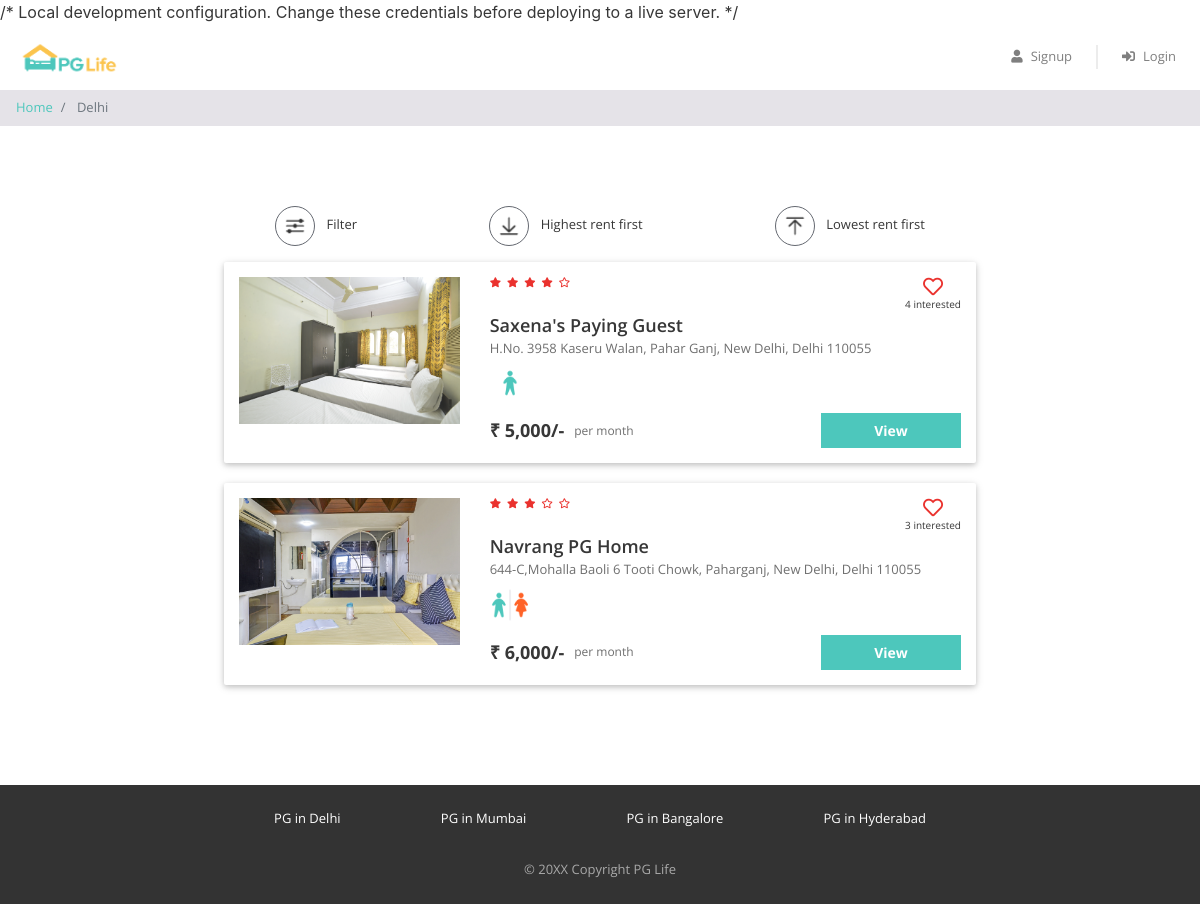
The app's page /property_list.php?city=Delhi with its own data.
### tables this page shows
CREATE TABLE `properties` (
  `id` int(11) NOT NULL,
  `city_id` int(11) NOT NULL,
  `name` varchar(100) NOT NULL,
  `address` varchar(255) NOT NULL,
  `description` longtext NOT NULL,
  `gender` enum('male','female','unisex') NOT NULL,
  `rent` int(11) NOT NULL,
  `rating_clean` float(2,1) NOT NULL,
  `rating_food` float(2,1) NOT NULL,
  `rating_safety` float(2,1) NOT NULL
);

### property_list.php (the view, shortened to what this page needs)
 <?php
require "includes/database_connect.php";
$city_name = trim($_GET['city']);
$sql = "SELECT * FROM cities WHERE LOWER(name)=LOWER('$city_name')";
$result = mysqli_query($conn, $sql);
$city = mysqli_fetch_assoc($result);
$city_id = $city['id'];
$order = "";
$sql = "SELECT * FROM properties WHERE city_id='$city_id'" . $order;
$result = mysqli_query($conn, $sql);
$properties = mysqli_fetch_all($result, MYSQLI_ASSOC);
?>
<!DOCTYPE html>
<html lang="en">
<head>
    <?php include "includes/head_links.php"; ?>
    <link href="css/property_list.css" rel="stylesheet">
</head>
<body>
<?php
include "includes/header.php";
?>
    <nav aria-label="breadcrumb">
        <ol class="breadcrumb py-2">
            <li class="breadcrumb-item">
                <a href="index.php">Home</a>
            </li>
            <li class="breadcrumb-item active" aria-current="page">
                <?php echo $city_name; ?>
            </li>
        </ol>
    </nav>
    <div class="page-container">
        <div class="filter-bar row justify-content-around">
            <div class="col-auto" data-toggle="modal" data-target="#filter-modal">
                <img src="img/filter.png" alt="filter" />
                <span>Filter</span>
            </div>
            <div class="col-auto">
    <a href="property_list.php?city=<?php echo urlencode($city_name); ?>&sort=high" style="text-decoration:none;color:inherit;">
        <img src="img/desc.png" alt="sort-desc" />
        <span>Highest rent first</span>
    </a>
</div>
            <div class="col-auto">
    <a href="property_list.php?city=<?php echo urlencode($city_name); ?>&sort=low" style="text-decoration:none;color:inherit;">
        <img src="img/asc.png" alt="sort-asc" />
        <span>Lowest rent first</span>
    </a>
</div>
        </div>
<?php
foreach ($properties as $property) {
    $property_images = glob("img/properties/" . $property['id'] . "/*");
    $sql = "SELECT COUNT(*) AS interested_users
            FROM interested_users_properties
            WHERE property_id=" . $property['id'];
    $result = mysqli_query($conn, $sql);
    $interested_users = mysqli_fetch_assoc($result);
?>
        <div class="property-card row">
            <div class="image-container col-md-4">
                <img src="<?php echo $property_images[0]; ?>" />
            </div>
            <div class="content-container col-md-8">
                <div class="row no-gutters justify-content-between">
                    <?php
$rating = (
    $property['rating_clean'] +
    $property['rating_food'] +
    $property['rating_safety']
) / 3;
?>
<div class="star-container" title="<?php echo round($rating, 1); ?>">
<?php
$fullStars = floor($rating);
for ($i = 1; $i <= 5; $i++) {
    if ($i <= $fullStars) {
        echo '<i class="fas fa-star"></i>';
    } else {
        echo '<i class="far fa-star"></i>';
    }
}
?>
</div>
                    <div class="interested-container">
                      <i id="interested-button-<?php echo $property['id']; ?>"
   class="is-interested-image far fa-heart interested-button"
   data-property="<?php echo $property['id']; ?>">
</i>
    <div class="interested-text">
    <span id="interested-user-count-<?php echo $property['id']; ?>">
        <?php echo $interested_users['interested_users']; ?>
    </span> interested
</div>
                    </div>
                </div>
                <div class="detail-container">
                   <div class="property-name">
    <?php echo $property['name']; ?>
</div>
                    <div class="property-address">
    <?php echo $property['address']; ?>
</div>
                    <div class="property-gender">
                       <img src="img/<?php echo $property['gender']; ?>.png" />
                    </div>
                </div>
                <div class="row no-gutters">
                    <div class="rent-container col-6">
                        <div class="rent">
    ₹ <?php echo number_format($property['rent']); ?>/-
</div>
                        <div class="rent-unit">per month</div>
                    </div>
                    <div class="button-container col-6">
                        <a href="property_detail.php?property_id=<?php echo $property['id']; ?>" class="btn btn-primary">
    View
</a>
                    </div>
                </div>
            </div>
                </div>
<?php
}
?>
</div>
    <div class="footer">
        <div class="page-container footer-container">
            <div class="footer-cities">
                <div class="footer-city">
                    <a href="property_list.php">PG in Delhi</a>
                </div>
                <div class="footer-city">
                    <a href="property_list.php">PG in Mumbai</a>
                </div>
                <div class="footer-city">
                    <a href="property_list.php">PG in Bangalore</a>
                </div>
                <div class="footer-city">
                    <a href="property_list.php">PG in Hyderabad</a>
                </div>
            </div>
            <div class="footer-copyright">© 20XX Copyright PG Life </div>
        </div>
    </div>
</body>
</html>

### css/common.css (style rules this page uses)
* { box-sizing: border-box; font-family: 'Open Sans', sans-serif; }
body { color: #373737; font-size: 16px; position: relative; }
.btn-primary, .btn-warning, .btn-danger { color: white; font-weight: bold; }
.breadcrumb { background-color: #e5e3e8; font-size: 13px; border-radius: 0px; margin-bottom: 0px; }
.page-container { max-width: 800px; padding: 80px 24px; margin: auto; }
.footer { background-color: #333333; font-size: 13px; }
.footer-container { padding: 24px; }
.footer-cities { display: flex; flex-wrap: wrap; justify-content: space-around; }
.footer-city { margin-bottom: 8px; text-align: center; }
.footer-city a { color: #ffffff; }
.footer-copyright { color: #a9a9a9; text-align: center; padding-top: 24px; }

### css/property_list.css (style rules this page uses)
.filter-bar > div { cursor: pointer; font-size: 13px; text-align: center; margin-bottom: 16px; }
.filter-bar img { width: 40px; height: 40px; border-radius: 40px; border: 1px solid #646870; padding: 6px; margin-right: 8px; }
.property-card { background-color: #ffffff; border-radius: 2px; padding: 15px 0px; margin: 0px auto 20px; box-shadow: 0 2px 5px 0 rgba(0, 0, 0, 0.16), 0 2px 10px 0 rgba(0, 0, 0, 0.12); }
.image-container { text-align: center; }
.image-container img { width: 100%; max-width: 300px; }
.star-container i { color: #EA322E; font-size: 10px; margin-right: 6px; }
.interested-container { text-align: center; }
.interested-container i { color: #EA322E; font-size: 20px; cursor: pointer; }
.interested-text { font-size: 10px; }
.detail-container { padding-bottom: 10px; }
.property-name { font-size: 18px; font-weight: 600; }
.property-address { color: #6f6f6f; font-size: 13px; padding-bottom: 5px; }
.property-gender img { width: 40px; }
.rent-container { display: flex; align-items: center; }
.rent { font-size: 18px; font-weight: bold; padding-right: 10px; }
.rent-unit { color: #6f6f6f; font-size: 12px; }
.button-container .btn { font-size: 14px; border-radius: 0px; width: 140px; float: right; }

### records on screen
properties: shows a picture, interested_users "4", name "Saxena's Paying Guest", address "H.No. 3958 Kaseru Walan, Pahar Ganj, New Delhi, Delhi 110055", gender (picture), rent "5,000"
properties: shows a picture, interested_users "3", name "Navrang PG Home", address "644-C,Mohalla Baoli 6 Tooti Chowk, Paharganj, New Delhi, Delhi 110055", gender (picture), rent "6,000"

### other values on screen
$city_name "Delhi"
